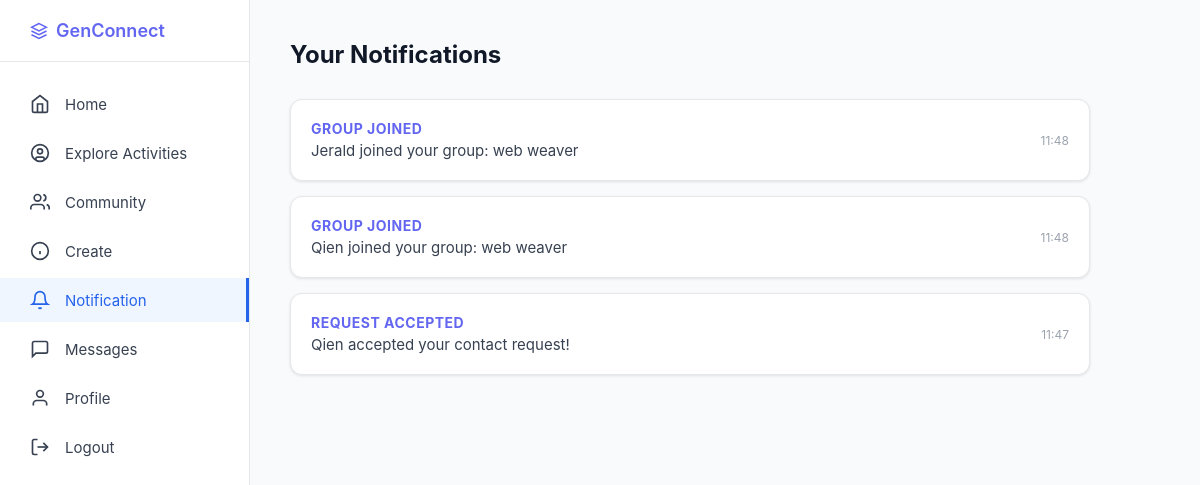
Page /notifications (signed in) on the committed database.
### app.py (models this page shows)
class Notification(db.Model):
    __tablename__ = 'notifications'
    id = db.Column(db.Integer, primary_key=True)
    recipient_id = db.Column(db.Integer, db.ForeignKey('users.id'), nullable=False)
    sender_id = db.Column(db.Integer, db.ForeignKey('users.id'), nullable=False)
    type = db.Column(db.String(50))
    target_id = db.Column(db.Integer)
    message = db.Column(db.String(255))
    is_read = db.Column(db.Boolean, default=False)
    status = db.Column(db.String(20), default='pending')
    created_at = db.Column(db.DateTime, default=datetime.utcnow)

### app.py (the view)
@app.route('/notifications')
def notifications_page():
    if 'user_id' not in session: return redirect(url_for('login'))
    user_notifications = Notification.query.filter_by(recipient_id=session['user_id']).order_by(Notification.created_at.desc()).all()
    return render_template('notifications.html', notifications=user_notifications)

### templates/notifications.html (shortened to what this page needs)
<!DOCTYPE html>
<html lang="en">
<head>
</head>
<body>
<div class="container">
    <aside class="sidebar">
        <div class="sidebar-logo">
            <a href="/" class="logo">
                <svg viewBox="0 0 24 24" fill="none" stroke="currentColor" stroke-width="2">
                    <path d="M12 2L2 7l10 5 10-5-10-5z"/><path d="M2 17l10 5 10-5"/><path d="M2 12l10 5 10-5"/>
                </svg>
                <span>GenConnect</span>
            </a>
        </div>
        <ul class="sidebar-nav">
            <li><a href="/home"><svg viewBox="0 0 24 24" fill="none" stroke="currentColor" stroke-width="2"><path d="m3 9 9-7 9 7v11a2 2 0 0 1-2 2H5a2 2 0 0 1-2-2z"/><polyline points="9 22 9 12 15 12 15 22"/></svg><span>Home</span></a></li>
            <li><a href="#"><svg viewBox="0 0 24 24" fill="none" stroke="currentColor" stroke-width="2"><circle cx="12" cy="12" r="10"/><circle cx="12" cy="10" r="3"/><path d="M7 20.662V19a2 2 0 0 1 2-2h6a2 2 0 0 1 2 2v1.662"/></svg><span>Explore Activities</span></a></li>
            <li><a href="#"><svg viewBox="0 0 24 24" fill="none" stroke="currentColor" stroke-width="2"><path d="M17 21v-2a4 4 0 0 0-4-4H5a4 4 0 0 0-4 4v2"/><circle cx="9" cy="7" r="4"/><path d="M23 21v-2a4 4 0 0 0-3-3.87"/><path d="M16 3.13a4 4 0 0 1 0 7.75"/></svg><span>Community</span></a></li>
            <li><a href="#"><svg viewBox="0 0 24 24" fill="none" stroke="currentColor" stroke-width="2"><circle cx="12" cy="12" r="10"/><line x1="12" y1="16" x2="12" y2="12"/><line x1="12" y1="8" x2="12.01" y2="8"/></svg><span>Create</span></a></li>
            <li><a href="/notifications" class="active"><svg viewBox="0 0 24 24" fill="none" stroke="currentColor" stroke-width="2"><path d="M18 8A6 6 0 0 0 6 8c0 7-3 9-3 9h18s-3-2-3-9"/><path d="M13.73 21a2 2 0 0 1-3.46 0"/></svg><span>Notification</span></a></li>
            <li><a href="/messages"><svg viewBox="0 0 24 24" fill="none" stroke="currentColor" stroke-width="2"><path d="M21 15a2 2 0 0 1-2 2H7l-4 4V5a2 2 0 0 1 2-2h14a2 2 0 0 1 2 2z"/></svg><span>Messages</span></a></li>
            <li><a href="/profile"><svg viewBox="0 0 24 24" fill="none" stroke="currentColor" stroke-width="2"><path d="M20 21v-2a4 4 0 0 0-4-4H8a4 4 0 0 0-4 4v2"/><circle cx="12" cy="7" r="4"/></svg><span>Profile</span></a></li>
            <li><a href="/logout"><svg viewBox="0 0 24 24" fill="none" stroke="currentColor" stroke-width="2"><path d="M9 21H5a2 2 0 0 1-2-2V5a2 2 0 0 1 2-2h4"/><polyline points="16 17 21 12 16 7"/><line x1="21" y1="12" x2="9" y2="12"/></svg><span>Logout</span></a></li>
        </ul>
    </aside>
    <main class="main-content">
        <div class="page-header">
            <h2>Your Notifications</h2>
        </div>
        <div class="notif-list">
            {% for n in notifications if n.status == 'pending' or n.type in ['request_accepted', 'group_joined', 'request_rejected'] %}
            <div class="notif-card" id="notif-{{ n.id }}">
                <div class="notif-info">
                    <h4 class="{% if n.type == 'request_rejected' %}rejected{% endif %}">
                        {{ n.type.replace('_', ' ') }}
                    </h4>
                    <p>{{ n.message }}</p>
                </div>
                {% if n.status == 'pending' and n.type not in ['request_accepted', 'group_joined', 'request_rejected'] %}
                <div class="btn-group">
                    <button class="btn accept-btn" data-id="{{ n.id }}" onclick="respondToInvite(this, 'accept')">Accept</button>
                    <button class="btn reject-btn" data-id="{{ n.id }}" onclick="respondToInvite(this, 'reject')">Decline</button>
                </div>
                {% else %}
                <div style="font-size: 12px; color: #9ca3af;">{{ n.created_at.strftime('%H:%M') }}</div>
                {% endif %}
            </div>
            {% else %}
            <div class="empty-state">
                <p>No new notifications at the moment.</p>
            </div>
            {% endfor %}
        </div>
    </main>
</div>
</body>
</html>

### templates/notifications.html (style rules this page uses)
* { margin: 0; padding: 0; box-sizing: border-box; }
body { font-family: -apple-system, BlinkMacSystemFont, 'Segoe UI', Roboto, sans-serif; background-color: #f5f5f5; }
.container { display: flex; min-height: 100vh; }
.sidebar { position: fixed; left: 0; top: 0; width: 250px; height: 100vh; background-color: white; border-right: 1px solid #e5e7eb; padding: 20px 0; z-index: 100; }
.sidebar-logo { padding: 0 30px 20px; border-bottom: 1px solid #e5e7eb; margin-bottom: 20px; }
.logo { display: flex; align-items: center; gap: 8px; font-size: 18px; font-weight: 600; color: #6366f1; text-decoration: none; }
.logo svg { width: 18px; height: 18px; }
.sidebar-nav { list-style: none; }
.sidebar-nav li { margin: 5px 0; }
.sidebar-nav a { display: flex; align-items: center; gap: 15px; padding: 12px 30px; text-decoration: none; color: #374151; transition: all 0.2s; font-size: 15px; }
.sidebar-nav a.active { background-color: #eff6ff; color: #2563eb; border-right: 3px solid #2563eb; }
.sidebar-nav svg { width: 20px; height: 20px; flex-shrink: 0; }
.main-content { margin-left: 250px; flex: 1; padding: 40px; background-color: #f9fafb; min-height: 100vh; }
.page-header { margin-bottom: 30px; }
.page-header h2 { font-size: 24px; color: #111827; font-weight: 700; }
.notif-list { display: flex; flex-direction: column; gap: 15px; max-width: 800px; }
.notif-card { background: white; padding: 20px; border-radius: 12px; border: 1px solid #e5e7eb; display: flex; justify-content: space-between; align-items: center; box-shadow: 0 1px 3px rgba(0,0,0,0.1); }
.notif-info h4 { font-size: 14px; color: #6366f1; margin-bottom: 4px; text-transform: uppercase; letter-spacing: 0.5px; }
.notif-info p { font-size: 15px; color: #374151; }

### rows in the picture
Notification: type.replace "GROUP JOINED", message "Jerald joined your group: web weaver", created_at "11:48"
Notification: type.replace "GROUP JOINED", message "Qien joined your group: web weaver", created_at "11:48"
Notification: type.replace "REQUEST ACCEPTED", message "Qien accepted your contact request!", created_at "11:47"
